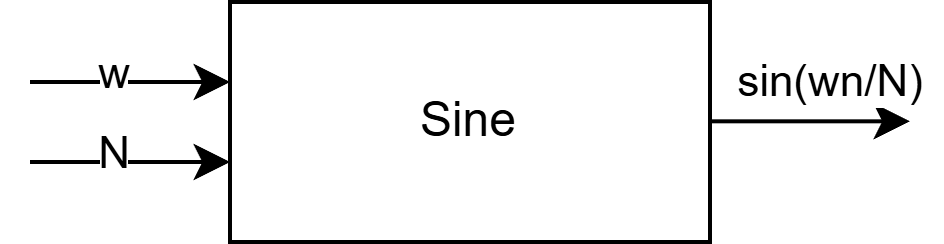
%> input picture blocks/sine.png, 944 x 244 px
$ octave part1.m   (GNU Octave 9; MATLAB toolbox functions it lacks are replaced by stand-ins)
%> lines starting %> are read from the running program, lines starting %| are printed output that depends on the picture
### PlotUtils/PlotWGN.m
function PlotWGN(y_n, legend_str, mu, sigma, time_domain)
arguments
    y_n
    legend_str
    mu
    sigma
    time_domain = (0:length(y_n)-1)/length(y_n)
end
figure;
nexttile;
plot(time_domain, y_n, 'DisplayName', legend_str);
xlabel('Time domain [samples]');
ylabel('Amplitude');
legend;

edges = min(y_n):0.5:max(y_n);
nexttile; hold all;
histogram(y_n, edges, 'DisplayName', legend_str, 'Normalization', 'pdf');
xlabel('Values');
ylabel('Count');

pd = makedist('Normal','mu',mu,'sigma',sigma);
pdf_normal = pdf(pd,edges);
plot(edges, pdf_normal, 'DisplayName', 'Actual Distribution');
legend;
sgtitle(compose("WGN example %s", legend_str));


end

### Sine.m
function [y_n, discrete_time_domain] = Sine(f,N,ph,discrete_time_domain)
arguments
    f (1, :)
    N {mustBeInteger}
    ph = 0
    discrete_time_domain = (0:N-1)' / N
end
y_n = sin(2*pi*f.*discrete_time_domain + ph);
end

### WGN.m
function [y_n] = WGN(N,u,s)
y_n = u + s*randn(1,N);
end

### part1.m
clc; clear all; close all;
addpath(genpath('PlotUtils'));
addpath(genpath('blocks'));
%% Sine examples
% Lets show 3 basic examples using SINE function:
%
% * $y_1[n] = sin(2\pi 5t)$
% * $y_2[n] = sin(2\pi 5t + \pi)$
% * $y_3[n] = y_1[n] + y_2[n]$
%
% The second signal is delayed by $\pi$ so we consider to get cosine instead.
% The third one, is the sum of sine and cosine with the same frequency, so
% we consider to get ZEROS:
figure('Position', [0 0 400 300]);
imshow(imread("blocks\sine.png"));
title('Sine block');

N = 65;
[y_n1, dtd1] = Sine(5,N,0);
[y_n2, dtd2] = Sine(5,N,pi);
y_n3 = y_n1 + y_n2;
dtd3 = dtd1;

figure; hold all;
plot(dtd1, y_n1, 'DisplayName', 'Y_1[n]');
plot(dtd2, y_n2, 'DisplayName', 'Y_2[n]');
plot(dtd3, y_n3, 'DisplayName', 'Y_3[n]');
title('3 Examples for Sine function');
xlabel('Time domain [sec]');
ylabel('Amplitude');
legend;
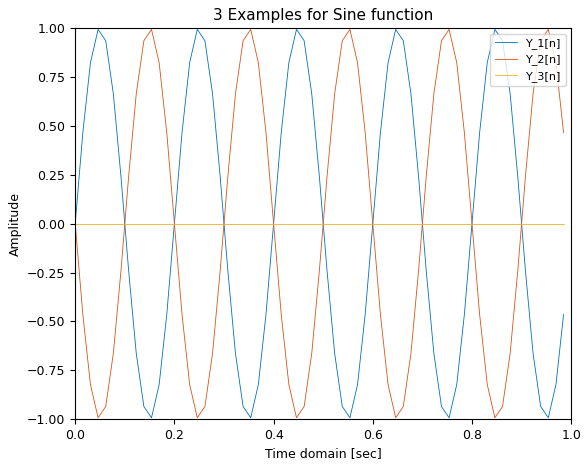
%> figure redrawn from the program's plot data; curve peaks at x = 0.0462, y = 0.993; curve peaks at x = 0.554, y = 0.993; curve peaks at x = 0.938, y = 1.22e-15
%% WGN examples
% Let's generate 3 different levels of noise:
%
% * $y_1[n] = WGN(N,0,1)$ - White gaussian noise
% * $y_2[n] = WGN(N,0,2)$ - White gaussian noise with increased variance
% * $y_3[n] = WGN(N,1,2)$ - White gaussian noise with increased variance
% and DC offset
%
% The samples at different times are uncorrelated, so we expect to observe a random signal.
% Additionally, when examining the empirical probability density function (PDF),
% we expect to obtain a normal distribution with the parameters above:
figure;
imshow(imread("blocks\wgn.png"));
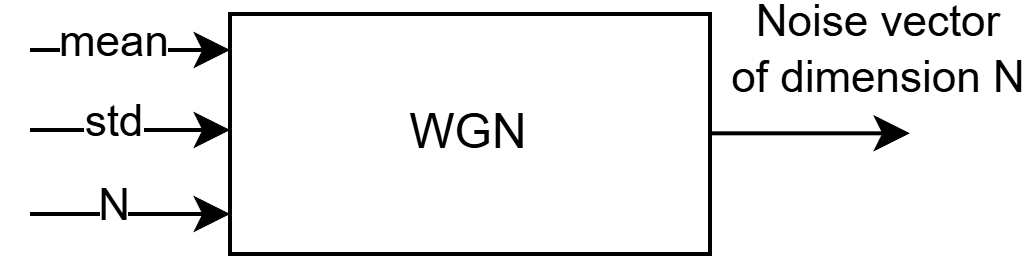
%> input picture blocks/wgn.png, 1024 x 260 px
title('WGN block');

N = 1000;
edges = -10:0.25:10;
[y_n1] = WGN(N,0,1);
[y_n2] = WGN(N,0,2);
[y_n3] = WGN(N,1,2);

time_domain = (0:N-1);
PlotWGN(y_n1, 'Y_1[n]', 0, 1, time_domain);
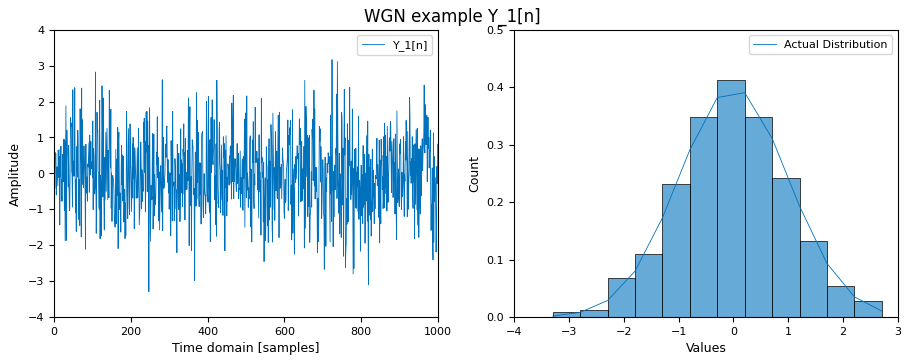
%> figure redrawn from the program's plot data, 2 panels; panel 1: curve peaks at x = 724, y = 3.17; panel 2: tallest bar 0.412 high, from x = -0.294 to 0.206; panel 2: curve peaks at x = 0.206, y = 0.391
PlotWGN(y_n2, 'Y_2[n]', 0, 2, time_domain);
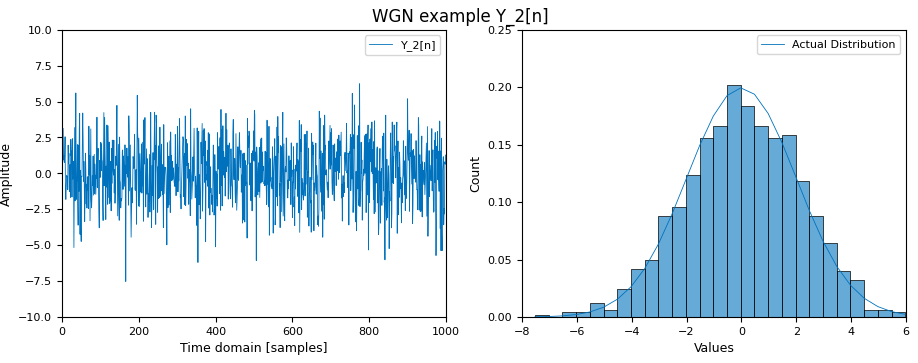
%> figure redrawn from the program's plot data, 2 panels; panel 1: curve peaks at x = 775, y = 6.24; panel 2: tallest bar 0.202 high, from x = -0.526 to -0.0256; panel 2: curve peaks at x = -0.0256, y = 0.199
PlotWGN(y_n3, 'Y_3[n]', 1, 2, time_domain);
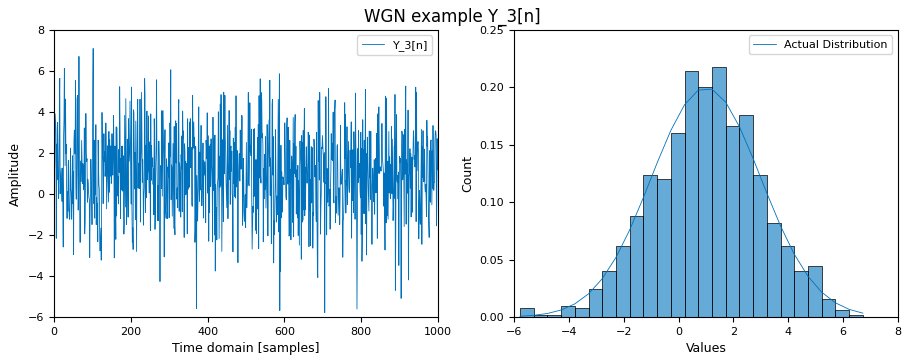
%> figure redrawn from the program's plot data, 2 panels; panel 1: curve peaks at x = 102, y = 7.09; panel 2: tallest bar 0.218 high, from x = 1.22 to 1.72; panel 2: curve peaks at x = 1.22, y = 0.198
%% Rect examples
% Let's consider 3 examples for Rect function:
% Let N = 100;
%
% * $y_1[n] = Rect(0,25,N)$ - window function between 0 and 25 with 100
% samples
% * $y_2[n] = Rect(0,25,3*N)$ - same as $y_1[n]$ but also padded with
% additional 200 zeros at the end
% * $y_3[n] = Rect(0,75,N)$ - same as $y_1[n]$ but more time coverage - 0
% to 75 with 100 samples
%
% The DFT of $y_1[n]$ is SINC, when the signal is padded with zeros at the
% end the resolution in frequency domain improved ($y_2[n]$), so we get the
% same SINC as in case of $y_1[n]$ but with better resolution in frequency
% domain.
% And finally, when the window width increase the SINC width in frequency
% domain decrease approaching to $\delta(\omega)$.
% Lets show it:
figure;
imshow(imread("blocks\rect.png"));
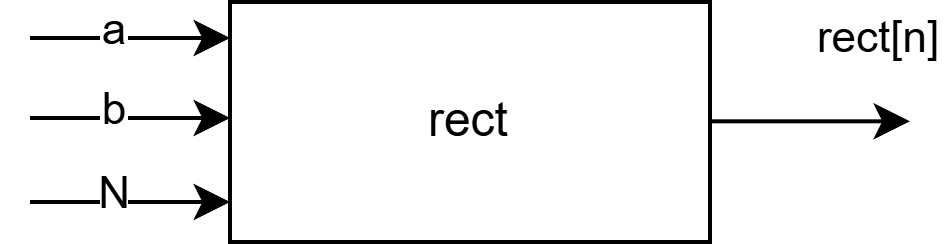
%> input picture blocks/rect.png, 944 x 244 px
title('Rect block');

N = 100;
%> (the run ends here)
